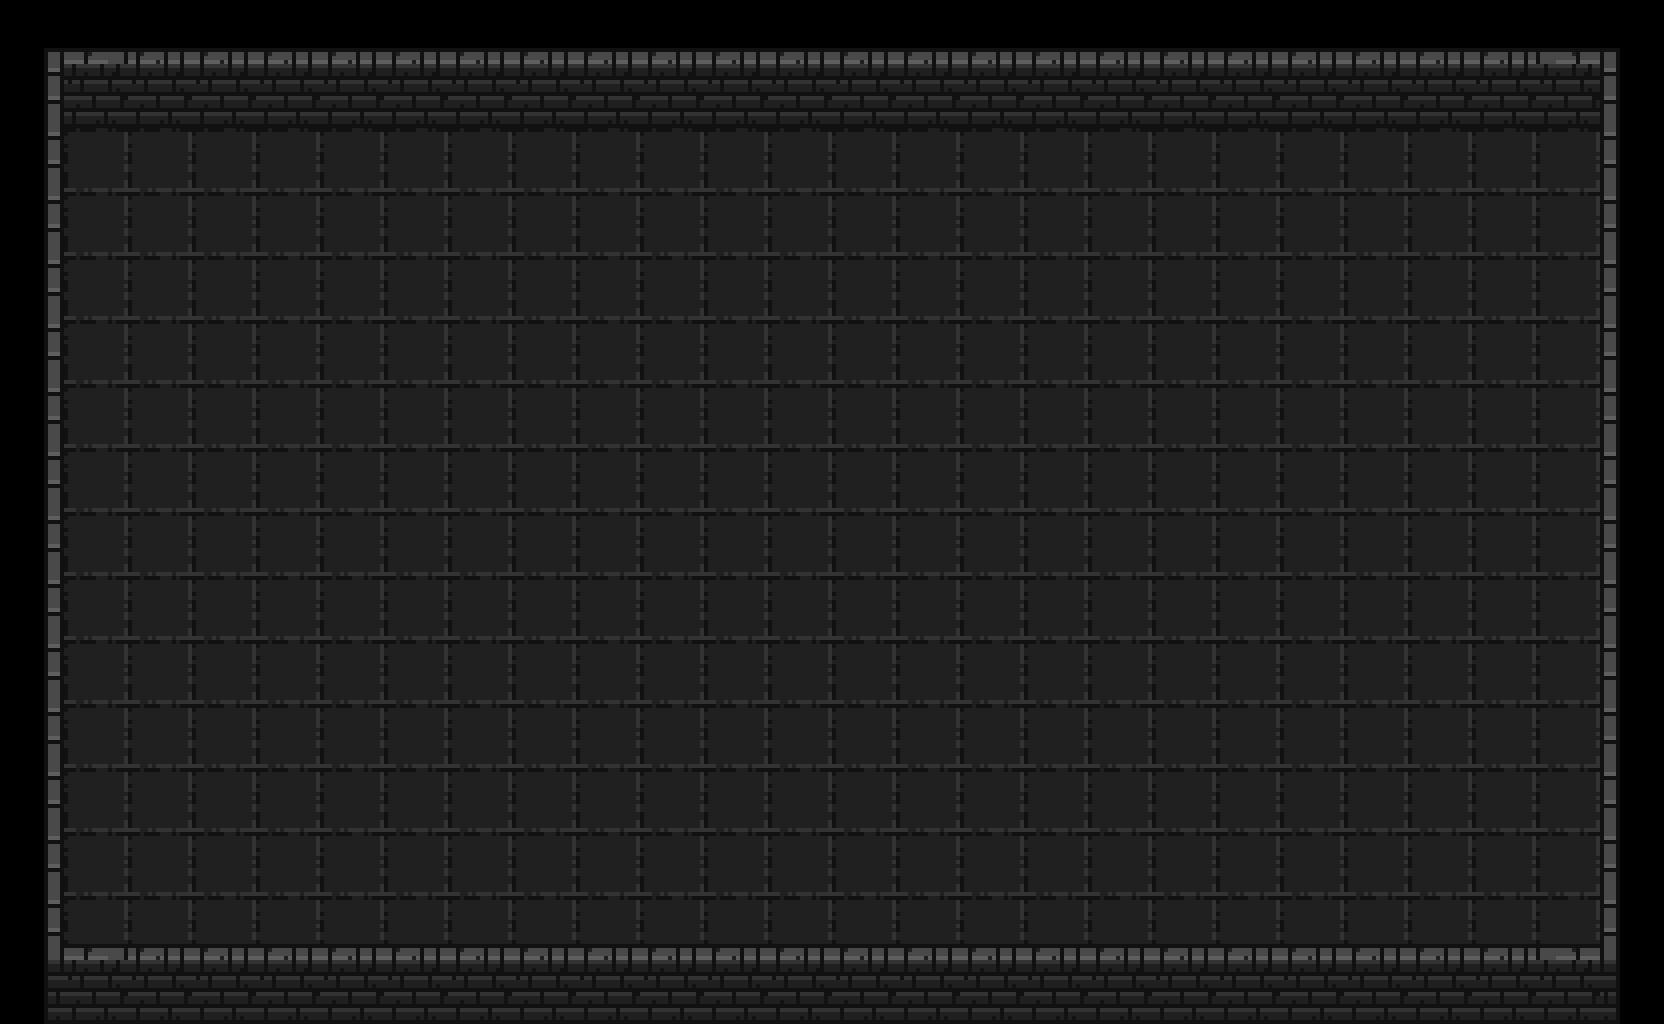

Below is a game level as drawn by its tile map, then a one-line description and the .tmx file that defines it, in full:
An orthogonal 26x16 tile map with 64x64 px tiles, 4 tile layers (floor, floorBottom, wallsBottom, wallsTop).

<map version="1.10" tiledversion="1.11.0" orientation="orthogonal" renderorder="right-down" width="26" height="16" tilewidth="64" tileheight="64" infinite="0" nextlayerid="5" nextobjectid="1">
 <tileset firstgid="1" source="map_spritesheet-1.png.tsx" />
 <layer id="2" name="floor" width="26" height="16">
  <data encoding="csv">
0,0,0,0,0,0,0,0,0,0,0,0,0,0,0,0,0,0,0,0,0,0,0,0,0,0,
0,0,0,0,0,0,0,0,0,0,0,0,0,0,0,0,0,0,0,0,0,0,0,0,0,0,
0,1,1,1,1,1,1,1,1,1,1,1,1,1,1,1,1,1,1,1,1,1,1,1,1,0,
0,1,1,1,1,1,1,1,1,1,1,1,1,1,1,1,1,1,1,1,1,1,1,1,1,0,
0,1,1,1,1,1,1,1,1,1,1,1,1,1,1,1,1,1,1,1,1,1,1,1,1,0,
0,1,1,1,1,1,1,1,1,1,1,1,1,1,1,1,1,1,1,1,1,1,1,1,1,0,
0,1,1,1,1,1,1,1,1,1,1,1,1,1,1,1,1,1,1,1,1,1,1,1,1,0,
0,1,1,1,1,1,1,1,1,1,1,1,1,1,1,1,1,1,1,1,1,1,1,1,1,0,
0,1,1,1,1,1,1,1,1,1,1,1,1,1,1,1,1,1,1,1,1,1,1,1,1,0,
0,1,1,1,1,1,1,1,1,1,1,1,1,1,1,1,1,1,1,1,1,1,1,1,1,0,
0,1,1,1,1,1,1,1,1,1,1,1,1,1,1,1,1,1,1,1,1,1,1,1,1,0,
0,1,1,1,1,1,1,1,1,1,1,1,1,1,1,1,1,1,1,1,1,1,1,1,1,0,
0,1,1,1,1,1,1,1,1,1,1,1,1,1,1,1,1,1,1,1,1,1,1,1,1,0,
0,1,1,1,1,1,1,1,1,1,1,1,1,1,1,1,1,1,1,1,1,1,1,1,1,0,
0,1,1,1,1,1,1,1,1,1,1,1,1,1,1,1,1,1,1,1,1,1,1,1,1,0,
0,0,0,0,0,0,0,0,0,0,0,0,0,0,0,0,0,0,0,0,0,0,0,0,0,0
</data>
 </layer>
 <layer id="3" name="floorBottom" width="26" height="16">
  <data encoding="csv">
0,0,0,0,0,0,0,0,0,0,0,0,0,0,0,0,0,0,0,0,0,0,0,0,0,0,
0,0,0,0,0,0,0,0,0,0,0,0,0,0,0,0,0,0,0,0,0,0,0,0,0,0,
0,0,0,0,0,0,0,0,0,0,0,0,0,0,0,0,0,0,0,0,0,0,0,0,0,0,
0,0,0,0,0,0,0,0,0,0,0,0,0,0,0,0,0,0,0,0,0,0,0,0,0,0,
0,0,0,0,0,0,0,0,0,0,0,0,0,0,0,0,0,0,0,0,0,0,0,0,0,0,
0,0,0,0,0,0,0,0,0,0,0,0,0,0,0,0,0,0,0,0,0,0,0,0,0,0,
0,0,0,0,0,0,0,0,0,0,0,0,0,0,0,0,0,0,0,0,0,0,0,0,0,0,
0,0,0,0,0,0,0,0,0,0,0,0,0,0,0,0,0,0,0,0,0,0,0,0,0,0,
0,0,0,0,0,0,0,0,0,0,0,0,0,0,0,0,0,0,0,0,0,0,0,0,0,0,
0,0,0,0,0,0,0,0,0,0,0,0,0,0,0,0,0,0,0,0,0,0,0,0,0,0,
0,0,0,0,0,0,0,0,0,0,0,0,0,0,0,0,0,0,0,0,0,0,0,0,0,0,
0,0,0,0,0,0,0,0,0,0,0,0,0,0,0,0,0,0,0,0,0,0,0,0,0,0,
0,0,0,0,0,0,0,0,0,0,0,0,0,0,0,0,0,0,0,0,0,0,0,0,0,0,
0,0,0,0,0,0,0,0,0,0,0,0,0,0,0,0,0,0,0,0,0,0,0,0,0,0,
0,14,13,13,13,13,13,13,13,13,13,13,13,13,13,13,13,13,13,13,13,13,13,13,15,0,
0,0,0,0,0,0,0,0,0,0,0,0,0,0,0,0,0,0,0,0,0,0,0,0,0,0
</data>
 </layer>
 <layer id="1" name="wallsBottom" width="26" height="16">
  <properties>
   <property name="solid" type="bool" value="true" />
  </properties>
  <data encoding="csv">
7,0,0,0,0,0,0,0,0,0,0,0,0,0,0,0,0,0,0,0,0,0,0,0,0,8,
11,0,0,0,0,0,0,0,0,0,0,0,0,0,0,0,0,0,0,0,0,0,0,0,0,12,
11,0,0,0,0,0,0,0,0,0,0,0,0,0,0,0,0,0,0,0,0,0,0,0,0,12,
11,0,0,0,0,0,0,0,0,0,0,0,0,0,0,0,0,0,0,0,0,0,0,0,0,12,
11,0,0,0,0,0,0,0,0,0,0,0,0,0,0,0,0,0,0,0,0,0,0,0,0,12,
11,0,0,0,0,0,0,0,0,0,0,0,0,0,0,0,0,0,0,0,0,0,0,0,0,12,
11,0,0,0,0,0,0,0,0,0,0,0,0,0,0,0,0,0,0,0,0,0,0,0,0,12,
11,0,0,0,0,0,0,0,0,0,0,0,0,0,0,0,0,0,0,0,0,0,0,0,0,12,
11,0,0,0,0,0,0,0,0,0,0,0,0,0,0,0,0,0,0,0,0,0,0,0,0,12,
11,0,0,0,0,0,0,0,0,0,0,0,0,0,0,0,0,0,0,0,0,0,0,0,0,12,
11,0,0,0,0,0,0,0,0,0,0,0,0,0,0,0,0,0,0,0,0,0,0,0,0,12,
11,0,0,0,0,0,0,0,0,0,0,0,0,0,0,0,0,0,0,0,0,0,0,0,0,12,
11,0,0,0,0,0,0,0,0,0,0,0,0,0,0,0,0,0,0,0,0,0,0,0,0,12,
11,0,0,0,0,0,0,0,0,0,0,0,0,0,0,0,0,0,0,0,0,0,0,0,0,12,
11,0,0,0,0,0,0,0,0,0,0,0,0,0,0,0,0,0,0,0,0,0,0,0,0,12,
3,2,2,2,2,2,2,2,2,2,2,2,2,2,2,2,2,2,2,2,2,2,2,2,2,4
</data>
 </layer>
 <layer id="4" name="wallsTop" width="26" height="16">
  <properties>
   <property name="solid" type="bool" value="true" />
  </properties>
  <data encoding="csv">
0,14,13,13,13,13,13,13,13,13,13,13,13,13,13,13,13,13,13,13,13,13,13,13,15,0,
0,2,2,2,2,2,2,2,2,2,2,2,2,2,2,2,2,2,2,2,2,2,2,2,2,0,
0,0,0,0,0,0,0,0,0,0,0,0,0,0,0,0,0,0,0,0,0,0,0,0,0,0,
0,0,0,0,0,0,0,0,0,0,0,0,0,0,0,0,0,0,0,0,0,0,0,0,0,0,
0,0,0,0,0,0,0,0,0,0,0,0,0,0,0,0,0,0,0,0,0,0,0,0,0,0,
0,0,0,0,0,0,0,0,0,0,0,0,0,0,0,0,0,0,0,0,0,0,0,0,0,0,
0,0,0,0,0,0,0,0,0,0,0,0,0,0,0,0,0,0,0,0,0,0,0,0,0,0,
0,0,0,0,0,0,0,0,0,0,0,0,0,0,0,0,0,0,0,0,0,0,0,0,0,0,
0,0,0,0,0,0,0,0,0,0,0,0,0,0,0,0,0,0,0,0,0,0,0,0,0,0,
0,0,0,0,0,0,0,0,0,0,0,0,0,0,0,0,0,0,0,0,0,0,0,0,0,0,
0,0,0,0,0,0,0,0,0,0,0,0,0,0,0,0,0,0,0,0,0,0,0,0,0,0,
0,0,0,0,0,0,0,0,0,0,0,0,0,0,0,0,0,0,0,0,0,0,0,0,0,0,
0,0,0,0,0,0,0,0,0,0,0,0,0,0,0,0,0,0,0,0,0,0,0,0,0,0,
0,0,0,0,0,0,0,0,0,0,0,0,0,0,0,0,0,0,0,0,0,0,0,0,0,0,
0,0,0,0,0,0,0,0,0,0,0,0,0,0,0,0,0,0,0,0,0,0,0,0,0,0,
0,0,0,0,0,0,0,0,0,0,0,0,0,0,0,0,0,0,0,0,0,0,0,0,0,0
</data>
 </layer>
</map>
